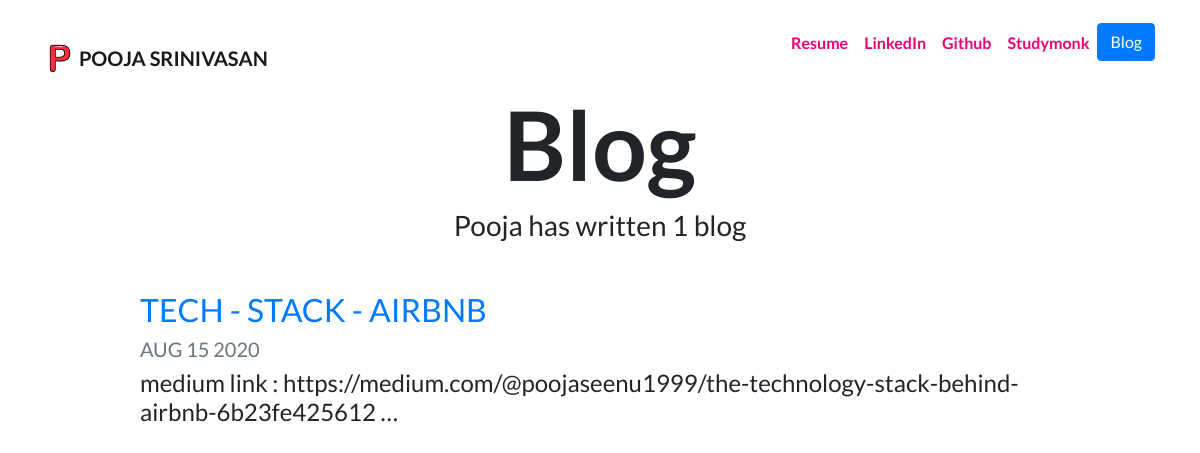
/blog/, run on an earlier commit of the app's database.
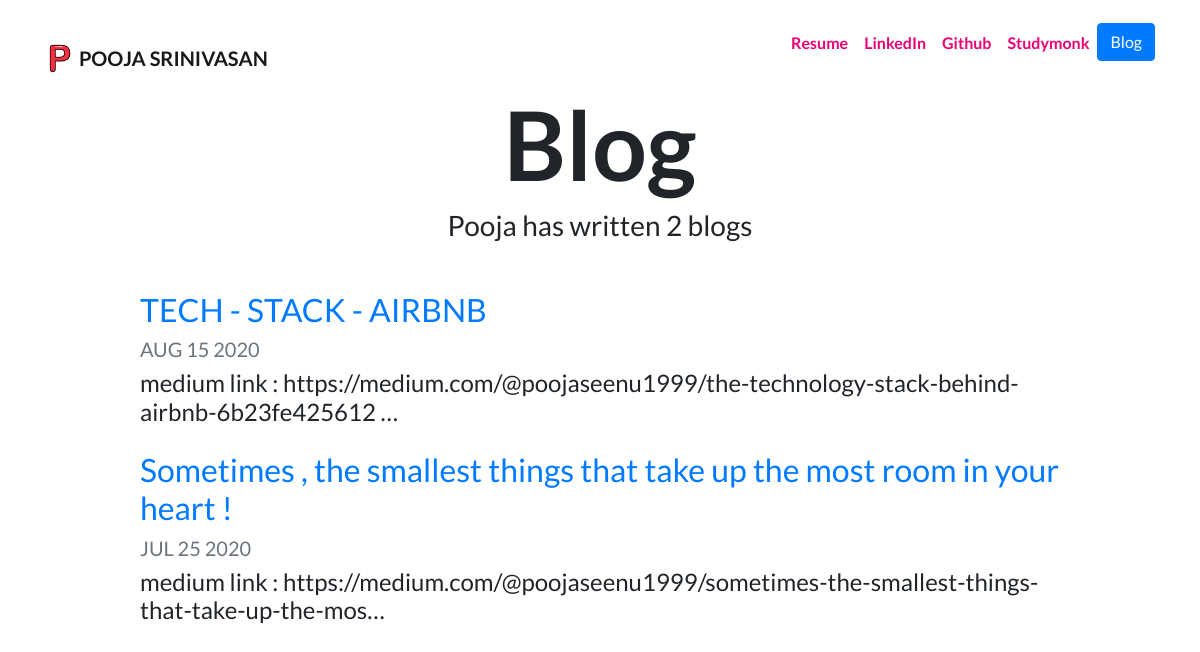
And on a later commit of the database.
### blog/models.py (models this page shows, shortened)
class Blog(models.Model):
    title = models.CharField(max_length=200)
    description = models.TextField()
    date = models.DateField()

### blog/views.py (the view)
# urls.py: path('',views.all_blogs, name='all_blogs'),
def all_blogs(request):
    blogs = Blog.objects.order_by('-date')
    return render(request, 'blog/all_blogs.html', {'blogs':blogs})

### blog/templates/blog/all_blogs.html
{% extends "portfolio/base.html" %}
{% load static %}
{% block content %}
<h1 id="blogtitle" class="font-weight-bold text-center">Blog</h1>
<h3 class="text-center mb-5">Pooja has written {{ blogs.count }} blog{{ blogs.count|pluralize }}</h3>
{% for blog in blogs %}
<div class="row justify-content-center my-3">
  <div class="col-md-10">
    <a href="{% url 'blog:detail' blog.id %}">
      <h2>{{ blog.title }}</h2>
    </a>
    <h5 class="text-muted">{{ blog.date|date:'M d Y'|upper }}</h5>
    <h4>{{ blog.description|striptags|truncatechars:100 }}</h4>
  </div>
</div>
{% endfor %}
{% endblock %}

What changed in the data, as far as the page shows it:
added Blog: title "Sometimes , the smallest things that take up the most room in your heart !", date "JUL 25 2020", description "medium link : https://medium.com/@poojaseenu1999/sometimes-the-smallest-things-that-take-up-the-mos…"
Also different on the page:
{{ blogs.count }}: "1" → "2"
